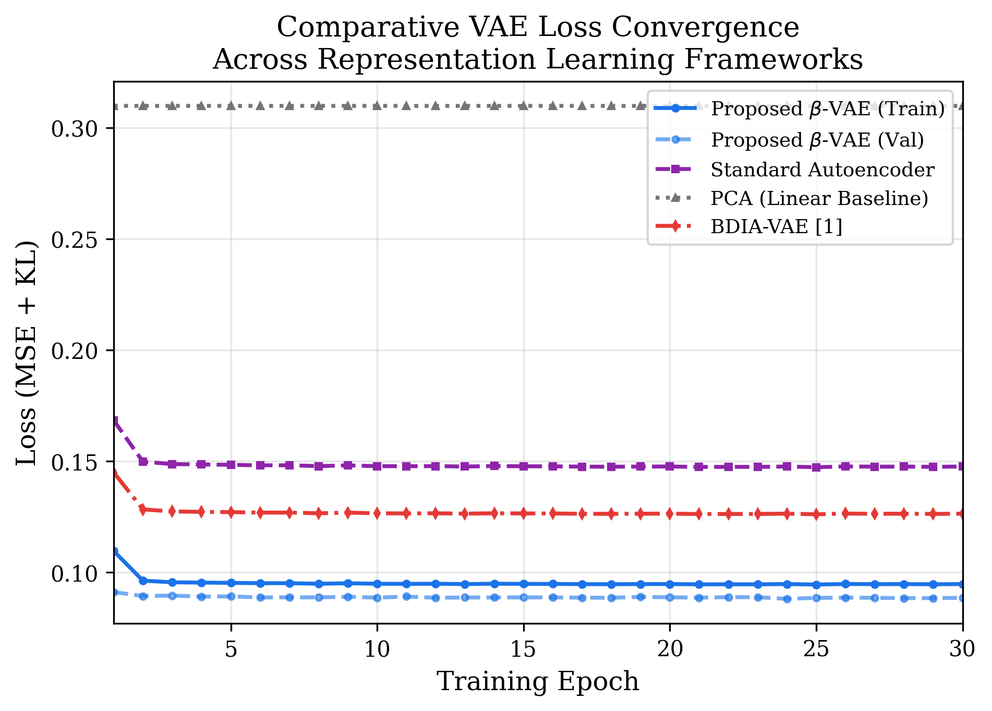
#> input picture results/graphs/fig01_vae_recon_loss.png, 992 x 711 px, shrunk from 1902 x 1363 before the run
$ python crop_titles.py
#> lines starting #> are read from the running program, lines starting #| are printed output that depends on the picture
import os
from pathlib import Path
from PIL import Image
from PyPDF2 import PdfReader, PdfWriter

SCRIPT_DIR = Path(__file__).resolve().parent
GRAPHS_DIR = SCRIPT_DIR / "graphs"

# Configured manually for each figure to ensure no clipping of the actual graph box!
# Values: (PNG pixels to crop from top, PDF points to crop from top)
# A 300 DPI PNG with 140 pixels ~ 33.6 points in 72 DPI PDF.
CROP_CONFIG = {
    "fig01_vae_recon_loss": (140, 33),
    "fig02_kl_divergence": (140, 33),
    "fig03_fedgru_mae": (140, 33),
    "fig04_fl_rmse": (140, 33),
    "fig05_privacy_accuracy": (140, 33),
    "fig06_stackelberg_price": (140, 33),
    "fig07_hourly_price_demand": (140, 33),
    "fig08_de_fitness": (140, 33),
    "fig09_cost_reduction": (140, 33),
    "fig10_par_comparison": (140, 33),
    "fig11_load_distribution": (140, 33),
    "fig12_radar_comparison": (160, 38) # Radar chart has extra padding (pad=20) internally
}

def crop_png(file_path, crop_pixels):
#> called with crop_pixels = 140
    img = Image.open(file_path)
#> img is the input picture: PIL image 992x711 RGBA; mean R, G, B, A 244.3, 243.7, 245.5, 255
    width, height = img.size
#> width = 992; height = 711
    # crop box is (left, upper, right, lower)
    # This leaves a small margin above the top axis spine
    cropped_img = img.crop((0, crop_pixels, width, height))
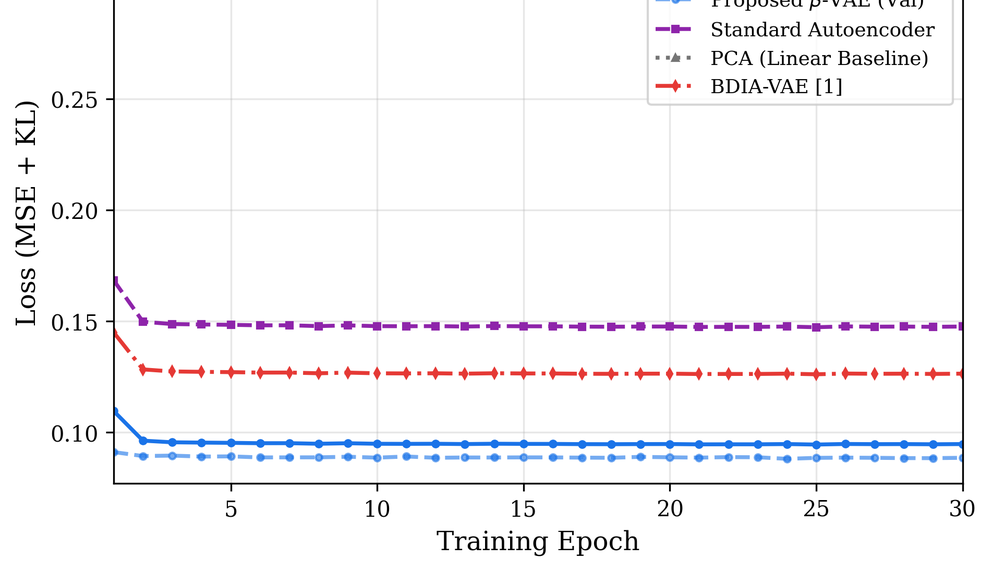
#> cropped_img: PIL image 992x571 RGBA; mean R, G, B, A 246.6, 245.8, 248, 255
    cropped_img.save(file_path)

def crop_pdf(file_path, crop_points):
    reader = PdfReader(file_path)
    writer = PdfWriter()
    for page in reader.pages:
        # Reduce the top of the mediabox coordinates
        page.mediabox.top = float(page.mediabox.top) - crop_points
        writer.add_page(page)

    with open(file_path, "wb") as f:
        writer.write(f)

if __name__ == "__main__":
    png_count, pdf_count = 0, 0

    for file in GRAPHS_DIR.iterdir():
        if not file.name.startswith("fig"):
            continue

        base_name = file.stem
        if base_name not in CROP_CONFIG:
            continue

        crop_px, crop_pt = CROP_CONFIG[base_name]

        if file.suffix == ".png":
            crop_png(file, crop_px)
            png_count += 1
        elif file.suffix == ".pdf":
            crop_pdf(file, crop_pt)
            pdf_count += 1
#> pass 2 of the loop `for file in GRAPHS_DIR.iterdir():`:
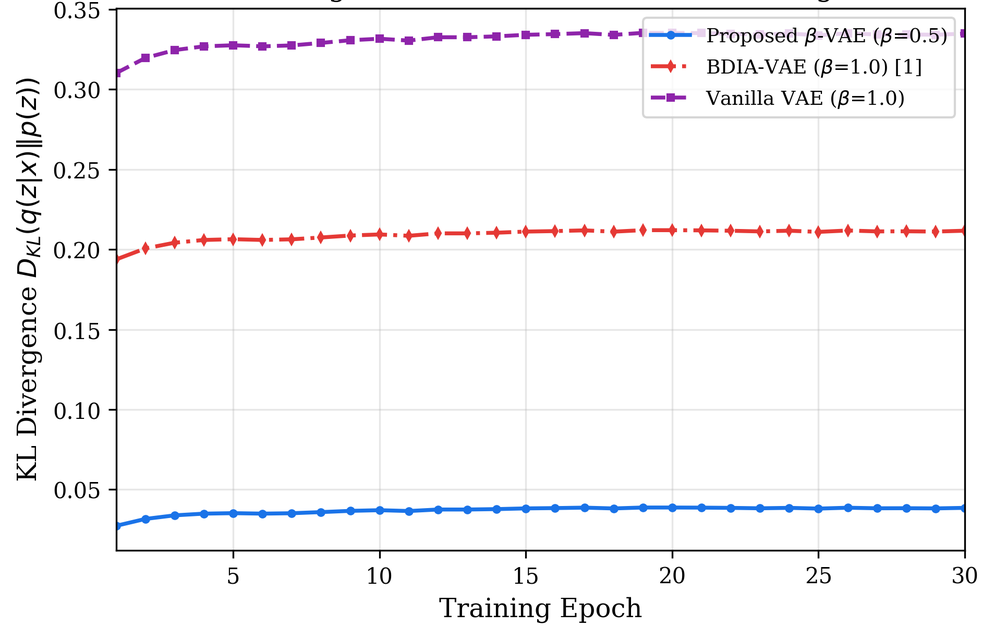
#> input picture results/graphs/fig02_kl_divergence.png, 994 x 638 px, shrunk from 1906 x 1223 before the run
#> in crop_png, img is the input picture: PIL image 994x638 RGBA; mean R, G, B, A 247, 246.2, 247.6, 255
#> in crop_png (call 2), `cropped_img = img.crop((0, crop_pixels, width, height))`:
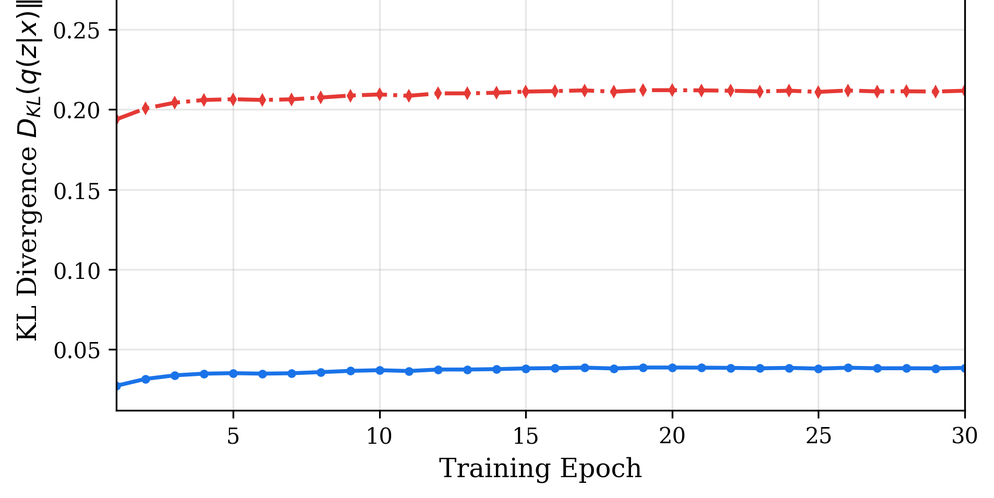
#> cropped_img: PIL image 994x498 RGBA; mean R, G, B, A 248.5, 248, 249, 255
#> pass 3 of the loop `for file in GRAPHS_DIR.iterdir():`:
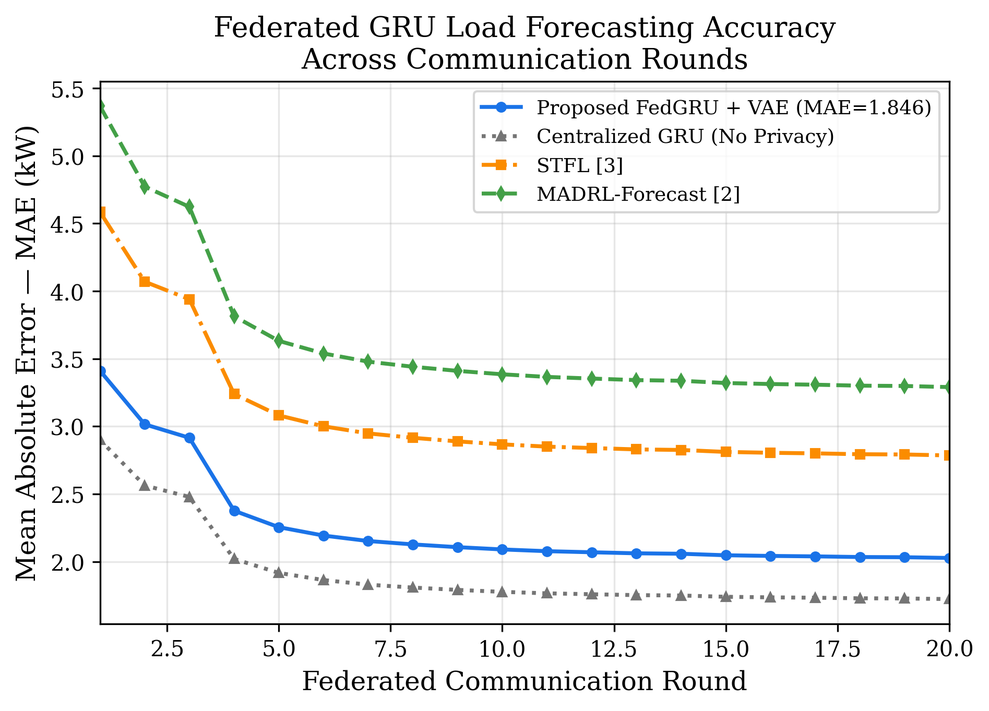
#> input picture results/graphs/fig03_fedgru_mae.png, 989 x 711 px, shrunk from 1895 x 1363 before the run
#> in crop_png, img is the input picture: PIL image 989x711 RGBA; mean R, G, B, A 243.3, 243.8, 243.2, 255
#> in crop_png (call 3), `cropped_img = img.crop((0, crop_pixels, width, height))`:
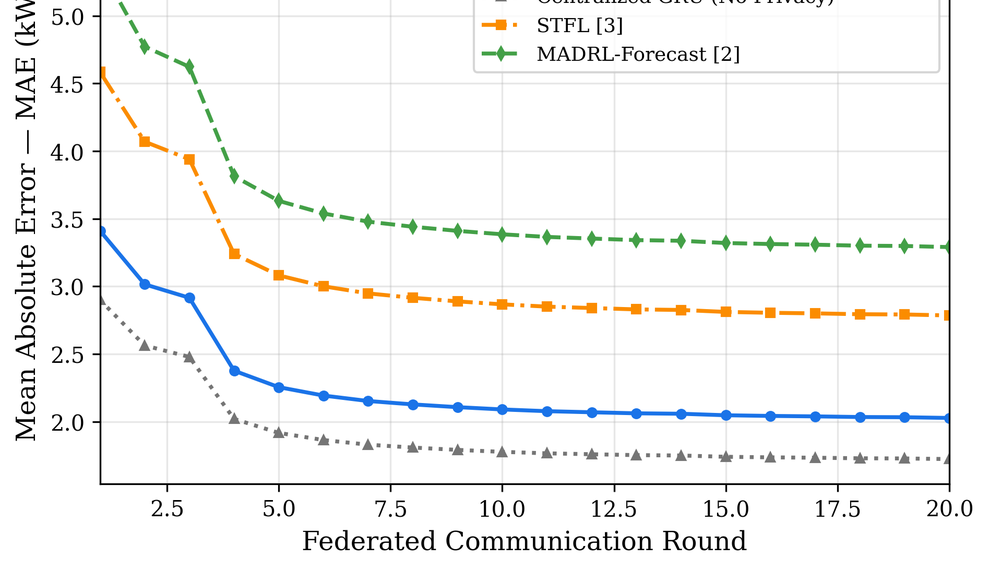
#> cropped_img: PIL image 989x571 RGBA; mean R, G, B, A 245.2, 245.7, 245, 255
#> the loop made 4 passes; the first 3 are shown

    print(f"Successfully cropped {png_count} PNGs and {pdf_count} PDFs.")
    print("The graphs have been updated in place.")
